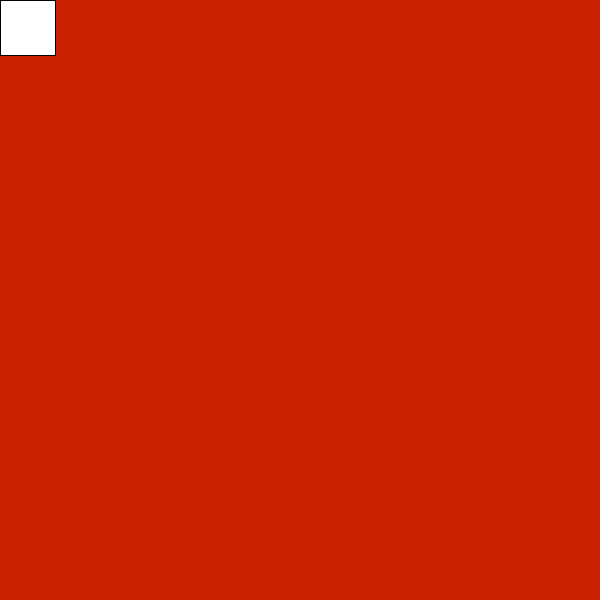
Frame 1 (no input)
Frame 60 (the mouse pressed at the canvas centre just before this capture): identical to frame 1, image omitted
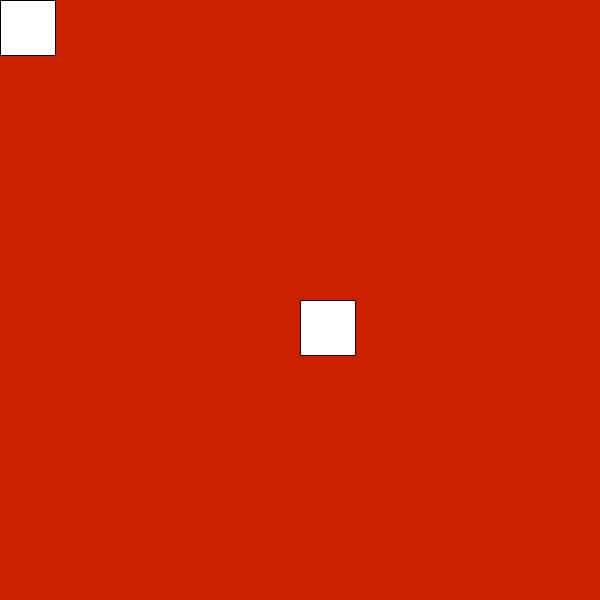
Frame 120 (the mouse held since frame 60 and released just before this capture)

The Processing sketch that drew these frames (run headless with seeded random() and noise(); from frame 60 on, the mouse is pressed at the canvas centre):

// Processing sketch: sketch_04_follow_mouse
// ── sketch_04_follow_mouse.pde
color burntOrange = color(201, 33, 1);

void setup() {
  size(600, 600);
  background(burntOrange);
}

void draw() {
  rect(mouseX, mouseY, 55, 55);
}
